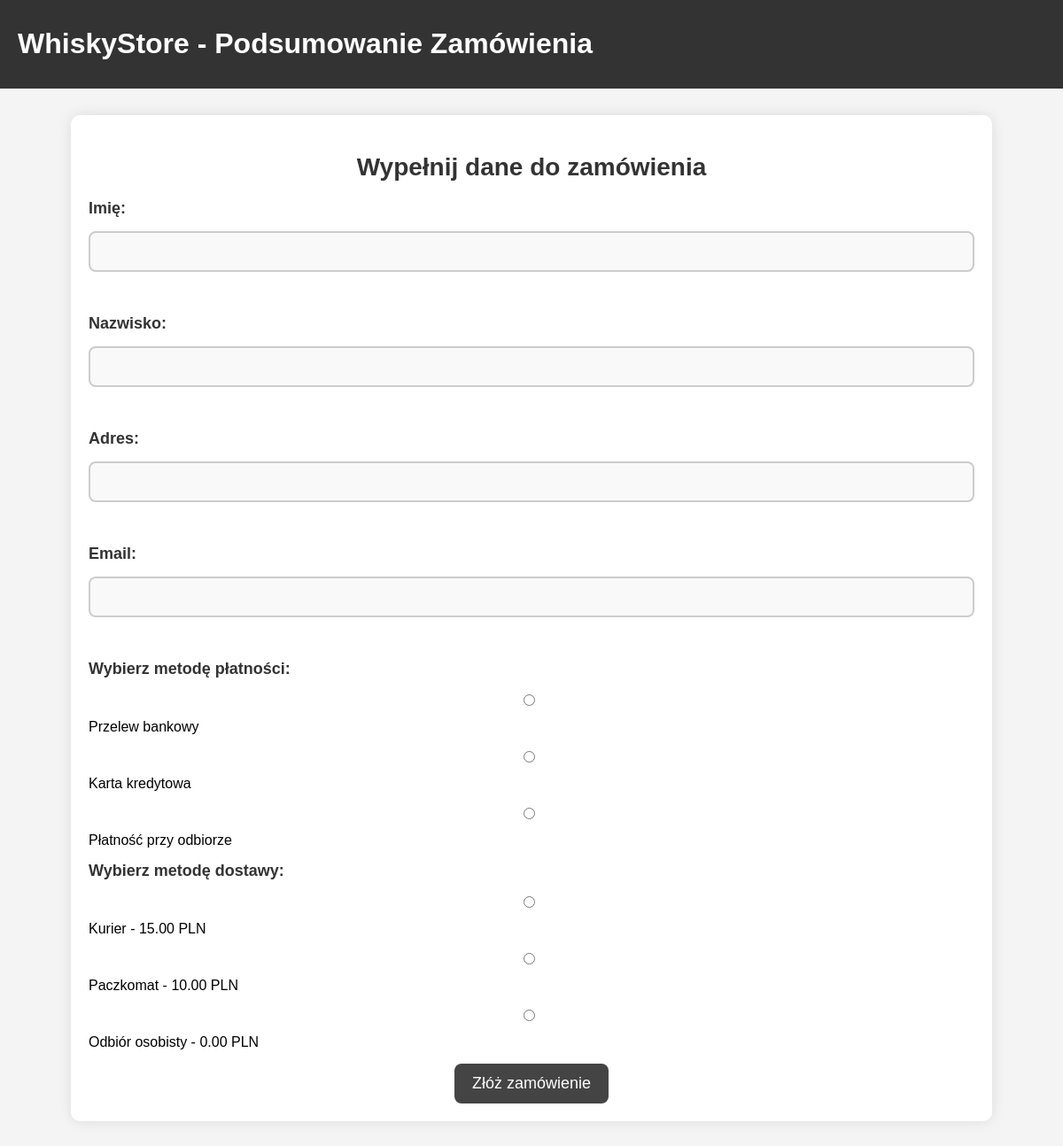
Page /platnosc.php on the committed database.
### tables this page shows
CREATE TABLE `payment_methods` (
  `id` int(11) NOT NULL,
  `name` varchar(50) NOT NULL
);

CREATE TABLE `shipping_methods` (
  `id` int(11) NOT NULL,
  `name` varchar(50) NOT NULL,
  `cost` decimal(10,2) NOT NULL
);

### platnosc.php (the view, shortened to what this page needs)
<?php
require_once 'database.php';
?>
<!DOCTYPE html>
<html lang="pl">
<head>
    <link rel="stylesheet" href="platnosc.css">
</head>
<body>
    <header>
        <h1>WhiskyStore - Podsumowanie Zamówienia</h1>
    </header>
    <main>
        <h2>Wypełnij dane do zamówienia</h2>
        <form action="" method="POST">
            <label for="first_name">Imię:</label>
            <input type="text" id="first_name" name="first_name" required><br>
            <label for="last_name">Nazwisko:</label>
            <input type="text" id="last_name" name="last_name" required><br>
            <label for="address">Adres:</label>
            <input type="text" id="address" name="address" required><br>
            <label for="contact_number">Email:</label>
            <input type="text" id="contact_number" name="contact_number" required><br>
            <label for="payment_method">Wybierz metodę płatności:</label>
            <?php
            $stmt = $pdo->query("SELECT * FROM payment_methods");
            while ($row = $stmt->fetch(PDO::FETCH_ASSOC)) {
                echo "<input type='radio' name='payment_method' value='{$row['id']}' required> {$row['name']}<br>";
            }
            ?>
            <label for="shipping_method">Wybierz metodę dostawy:</label>
            <?php
            $stmt = $pdo->query("SELECT * FROM shipping_methods");
            while ($row = $stmt->fetch(PDO::FETCH_ASSOC)) {
                echo "<input type='radio' name='shipping_method' value='{$row['id']}' required> {$row['name']} - {$row['cost']} PLN<br>";
            }
            ?>
            <button type="submit">Złóż zamówienie</button>
        </form>
    </main>
</body>
</html>

### platnosc.css (style rules this page uses)
body { font-family: Arial, sans-serif; margin: 0; padding: 0; background-color: #f4f4f4; }
header { display: flex; justify-content: space-between; align-items: center; padding: 10px 20px; background-color: #333; color: white; }
main { padding: 20px; max-width: 1000px; margin: 30px auto; background-color: white; border-radius: 10px; box-shadow: 0 0 15px rgba(0, 0, 0, 0.1); }
h2 { font-size: 28px; text-align: center; margin-bottom: 20px; color: #333; }
form { display: flex; flex-direction: column; gap: 15px; }
label { font-size: 18px; font-weight: bold; color: #333; }
input[type="text"] { padding: 12px; font-size: 16px; border: 2px solid #ccc; border-radius: 8px; background-color: #f9f9f9; width: 100%; box-sizing: border-box; transition: border-color 0.3s; }
input[type="radio"] { margin-right: 10px; }
button[type="submit"] { padding: 12px 20px; font-size: 18px; background-color: #444; color: white; border: none; border-radius: 8px; cursor: pointer; transition: background-color 0.3s; align-self: center; }

### rows in the picture
payment_methods: name "Przelew bankowy"
payment_methods: name "Karta kredytowa"
payment_methods: name "Płatność przy odbiorze"
shipping_methods: name "Kurier", cost "15.00"
shipping_methods: name "Paczkomat", cost "10.00"
shipping_methods: name "Odbiór osobisty", cost "0.00"
